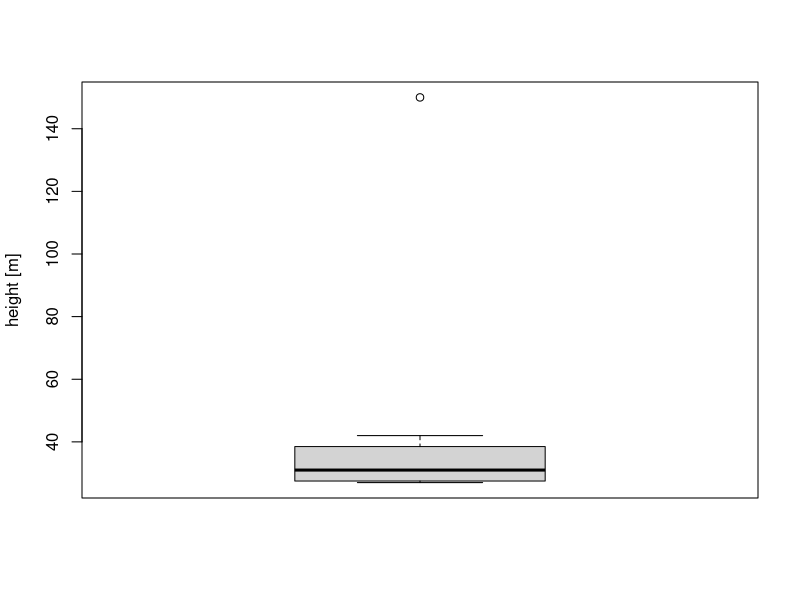
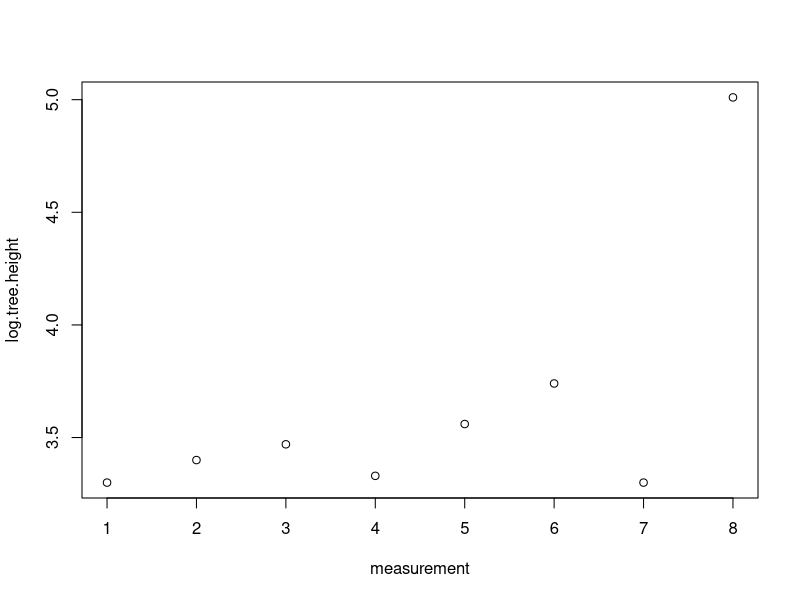
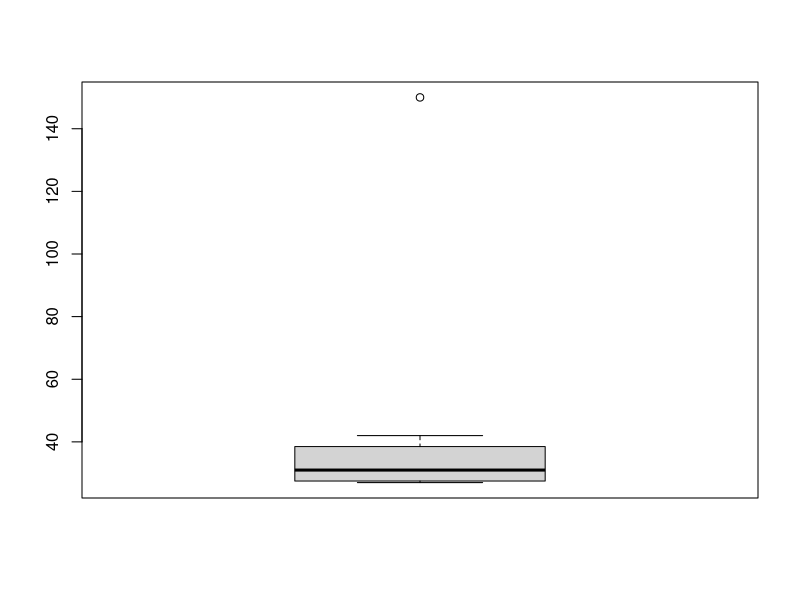
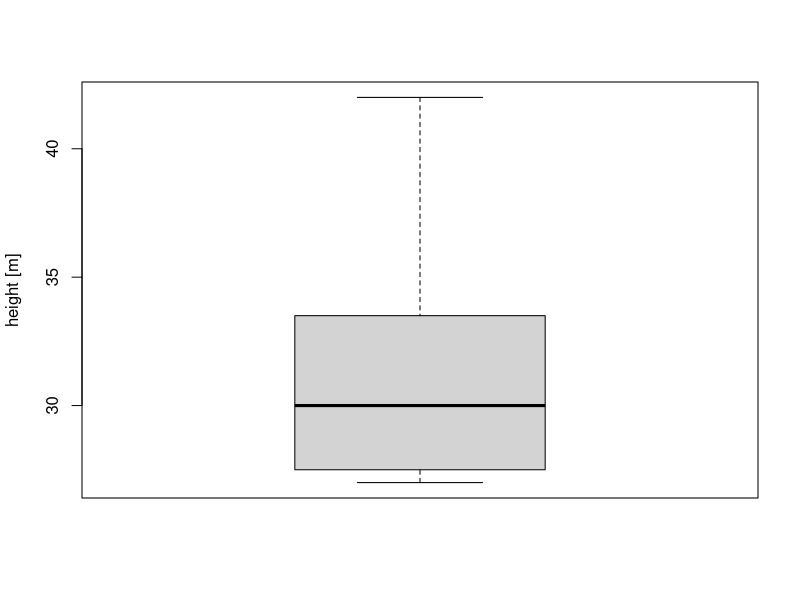
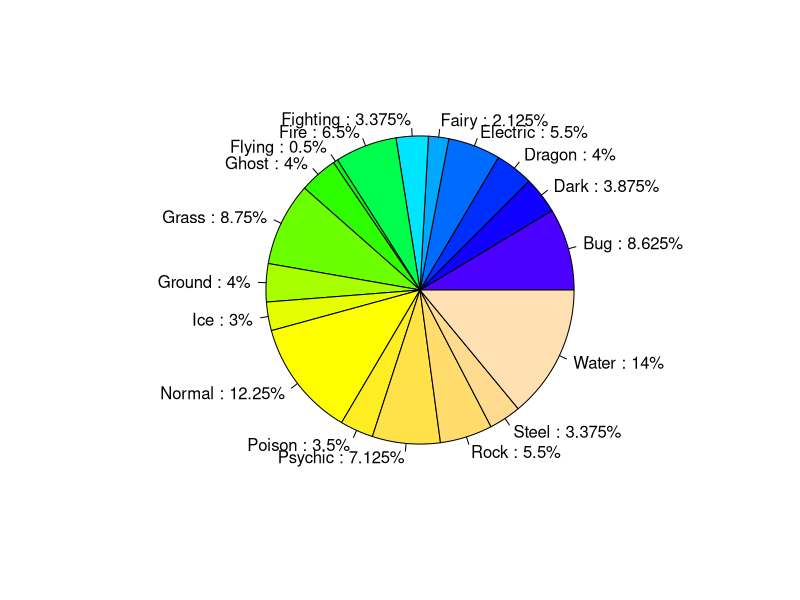
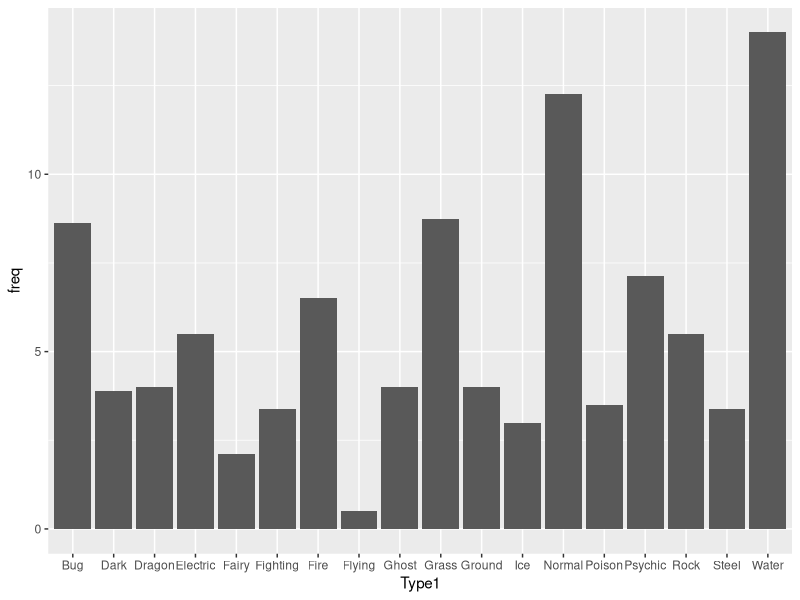
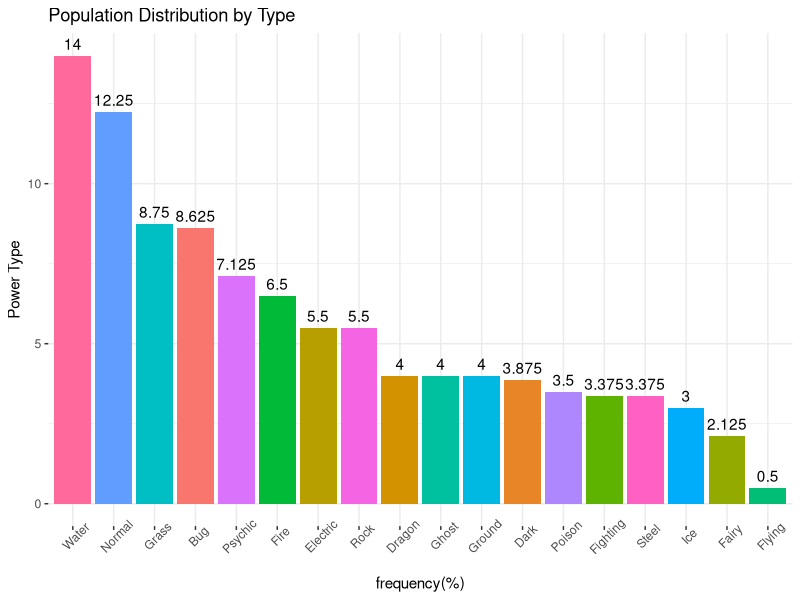
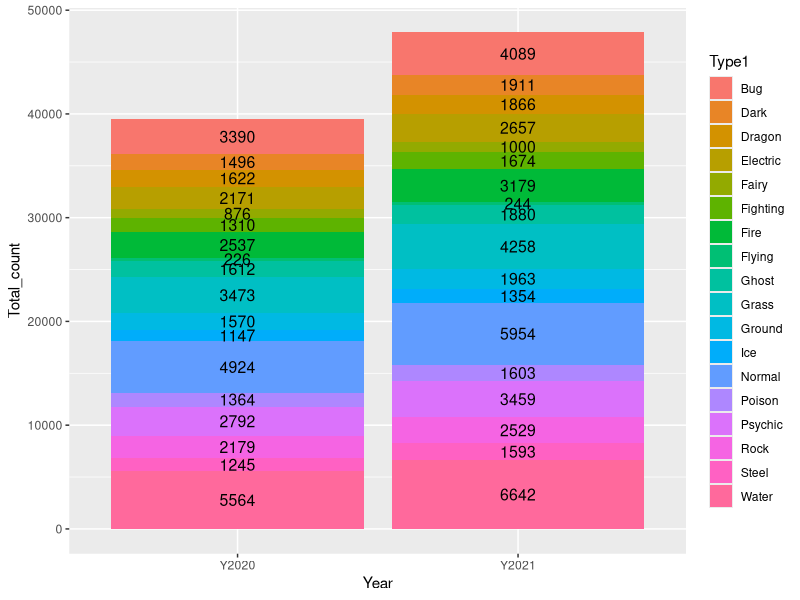

Recreate these plots in R, in order.
#Setup---
# https://librarysearch.stir.ac.uk/discovery/fulldisplay?docid=alma991004705879706861&context=L&vid=44UST_INST:VU1&lang=en&search_scope=ALMA_NO_JOURNALS&adaptor=Local%20Search%20Engine&tab=LibraryCatalog&query=any,contains,r%20ecology&offset=0
# file:///C:/Users/tmaso/OneDrive/Msc%20Environmental%20Management/R/Lakicevic2020_Book_IntroductionToRForTerrestrialE.pdf

library(tidyr)
library(dplyr)
library(ggplot2)
library(reshape)

#Creating vectors----
id<-1:12
species<-paste("Species", 1:12)
size<-c(50,25,30,45,2,70,22,20,10,45,22,56)
altitude<-c(rep("0-500",2), rep("501-1000",3), rep("1001-1500",5), rep("0-500",2))
protection<-c(rep(T, each=5), rep(F, each=7))

# create DF----
df<-data.frame(id, species, size, altitude, protection)
df
View(df)

# subsetting data (and making a separate DF)----
df_subset<-subset(df,size>=50)
View(df_subset)

# multiple criteria subset
subset(df, size>10 &(altitude=="0-500"|altitude=="501-1000")&protection==T)

#removing elements from a dataframe
  #remove a row
df[-12,] # removes 12th row
df[-c(1:7,10),] #removes 1 to 7 and 10

#remove cols based on name
subset(df,select = -c(altitude,protection))

#remove cols and rows at the same time
df[-(2:9),-c(1,3)] #removes rows 2 to 9 and rows 1 and 3df
# to keep only cols 1 and 3, just remove the "-" before "c"

#Adding elements to a data frame----
# This will add the year 2018, 2019 repeated 6x
year<-c(rep(2018:2019,6))

#append to the DF
cbind(df,year) #or
data.frame(df,year)

#Merge DF's----

# COLUMNS
  #create new df to merge 
df.category<-data.frame(id=1:12,category=c("a","b","c"))
df.category
  # merge
merge(df,df.category,by="id")

# ROWS
df.row<-apply(df,2,min) #this row contains the lowest value in each column
df.row
#this creates 1 row, it can be added using rbind
rbind(df,df.row)

# or as a list, create the list
row.list<-list(15,"species 8",28,"501-1000",T)
row.list
#bind it
rbind(df[1:3,],row.list) #this binds it with only entries 1,3 for example

# OPERATIONS----

#cut function
size.group<-cut(df$size,breaks=3,
                labels = c("small","medium","large"))
size.group
cbind(df,size.group)
# in this example R auto-defines small, med and large
  # but we can define our own thresholds
size.group2<-cut(df$size,breaks=c(0,30,100), #2 groups are make <=30 and bwteen 30-100.
                 labels=c("regular","remarkable"))
size.group2
cbind(df,size.group2)

#Manipulating the dataframe----

  #find max population size for protected species
protected<-subset(df,protection==T)
max(protected$size)
protected

  #count species with protected status
length(which(df$protection==T))
    # and in a specific range
length(which(df$protection==T & df$altitude=="0-500"))

  #max pop size in each range
df3<-aggregate(df$size,by=list(altitude),FUN=max)
df3
   #name the columns
names(df3)<-c("altitude","max pop size")
   #reorder the data
df3[order(df3$`max pop size`),]

#calculate avg pop size by protection status
df4<-aggregate(df$size,by=list(protection),FUN=mean)
names(df4)<-c("protection","avg pop size")
df4

#MISSING DATA----
  # for demo, replace pop sizes of 45 with NA
df$size[df$size==45]<-NA
df.na<-df
df.na

# NA data means tha certain sums will not work, for example
sum(df$size)
# NA values need to be replaced
sum(df$size,na.rm=T)
  # na remove sums up all the values excluding NA

# in order to list all rows with NA (missing data)
df[!complete.cases(df),]

#Replacing missing values----
#Creating a vector with complete cases
size.complete<-df$size[complete.cases(df$size)]
size.complete
#Finding a mode value for complete cases
size.complete<-factor(size.complete)
mode<-rev(sort(summary(size.complete)))
mode<-mode[1]
mode
#Filling missing elements with the mode value
df$size[!complete.cases(df$size)]<-22
df$size
df # NA's have been placed with 22

#Finding the median value of complete cases
median<-median(df$size, na.rm=T)
median
#Filling missing elements with the median value
df$size[!complete.cases(df$size)]<-median
df$size
df # NA's have been placed with 22

# "Safe" NA threshold----
  #There is a conventional threshold regarding the number 
  #of missing values in a row or column that should be taken 
  #into account. If we have large datasets, a threshold of 5% 
  #missing values is considered “safe.” 
  #For cases in which there are more than 5% missing values, 
  #it is recommended to discard that column or row from the data

#Checking percentage of missing elements in a column
per.missing<-function(x){sum(is.na(x))/length(x)*100}
apply(df.na, 2, per.missing)
# we have 16% data NA. This a big issue because this is a small dataset

#Checking percentage of missing elements in a row
miss.rows<-apply(df.na, 1, per.missing)
cbind(id, miss.rows)
  # shows that 20% of elements have missing data in THE ROW
   # 1 column out of 5


#OUTLIER DATA----
# transforming outliers----

#Measured height of poplar trees [meters]
tree.height.meters<-c(27,30,32,28,35,42,27,150)
  # here we have outlier data of 150
boxplot(tree.height.meters, ylab = "height [m]")
  # if we think the outlier is invalid we can just remove it, but if it valid
  # we can log-transform the data
#Transforming values using log funtion
log.tree.height<-log(tree.height.meters)
log.tree.height<-round(log.tree.height,2)
log.tree.height
#Plotting transformed values
plot(log.tree.height, xlab="measurement")

# We can ise this ^ to compare the inital and logtransformed data to show the effect
#Creating a matrix (initial and transformed values)
it<-matrix(c(tree.height.meters,log.tree.height), ncol=2, byrow=F)
colnames(it)<-c("initial", "transformed")
it
#Defining multiple functions
multi.fun <- function(x) {c(mean = mean(x),
            median = median(x), sd = sd(x))}
#Apply multiple functions
apply(it,2, multi.fun)

# removing outliers----
initial<-tree.height.meters # first, rename the dataset in question
rm.out<-initial[!initial%in%boxplot(initial)$out]
rm.out
# now the boxplot is reasonable
boxplot(rm.out, ylab="height [m]")
# with SUMMARY i can pull descriptive data
summary(rm.out)

# BASIC ECOLOGICAL ANALYSIS----
getwd()
list.files()
pdata<-read.csv("pdtest.csv")
pdata$Type1<-pdata$Type.1
pdata<-select(pdata,-Type.1)
View(pdata)
dim(pdata)
str(pdata)
unique(pdata$`Type1`)

# create a new DF subset for all Fire Types
fire<-subset(pdata,`Type1`=="Fire")
View(fire)

# back to pdata, make Type 1 a factor
pdata$`Type1`<-factor(pdata$`Type1`)
summary(pdata$`Type1`) # see totals per Type1

#calculate biological spectrum
biospec<-prop.table(summary(pdata$'Type1'))*100
biospec# results are as a %
biospec[rev(order(biospec))] # this orders HI-LOW
# transform the results into a matrix!
biospec<-as.matrix(biospec)
labels<-paste(c(rownames(biospec)),":",
              biospec[,1])
labels<-paste(labels,"%",sep="")
#pie
pie(biospec,labels=labels,col=topo.colors(18))
typechart<-pdata %>% 
  count(Type1) %>% 
  mutate(freq=n/sum(n)*100) %>% 
  arrange(desc(freq))
# DPLYR CAN ALSO WORK OUR PROPORTION WITHOUT SUBSETTING----
pdata %>%
  group_by(Type1)%>%
  summarize(n=n())%>%
  mutate(freq=n/sum(n)*100)
# or BETTER BECAUSE DECIMALS ARE EQUAL!!!

View(typechart)
# Then chart
ggplot(typechart,aes(Type1,freq))+
  geom_col()
# order and formatting
ggplot(typechart,aes(reorder(Type1,-freq,sum),freq,fill=Type1))+
  geom_col()+
  geom_text(aes(label=freq),vjust=-0.5)+
  labs(x="frequency(%)",
       y = "Power Type",
       title = "Population Distribution by Type")+
  theme(legend.position = "none",
        axis.text.x = element_text(angle=45),
        panel.background = element_blank(),
        panel.grid = element_line(colour="grey92"))

#YOY proportional changes----
  # expand the data set with count data for 2 years
pdata2<-pdata
dim(pdata2)
pdata2$Y2020<-rnorm(800,50,10)
pdata2$Y2020<-round(pdata2$Y2020,0)
pdata2$Y2021<-rnorm(800,60,10)
pdata2$Y2021<-round(pdata2$Y2021,0)

# now mark the changes using MUTATE + IFELSE
pdata3<-pdata2 %>% 
  mutate(change = ifelse(pdata2$Y2020==pdata2$Y2021,"no change",
                         ifelse(pdata2$Y2020<pdata2$Y2021,"increase",
                                "decrease")))
View(pdata3)

# count the types of change
pdata3 %>% count(change)
# stacked bar to compare YOY
#To graphically present the number of species in 2014 and 2019, we create two different plots: 
#stacked and grouped bar. When defining values to be placed on the x and y axes, we need to have 
#unique values, so we cannot specify two different columns to be printed on the y axis. Therefore, we 
#need to make some adjustments to the data frame df before printing the results. In fact, we need to 
#create a new data frame with one column showing the number of individuals in which the first half of 
#rows show the number of individuals in 2014 and then the second half the number in 2019. This transformation is easily done with the function “melt” from the package “reshape”:

#!! DPLYR gather and spread can be used----
pdatagather<-pdata2 %>% 
  gather(key="Year",value="Sightings",3:4)

# summary stats (individual pokemon too many data)
pdsum<-pdatagather %>% 
  group_by(Type1,Year) %>% 
  summarize(Total_count = sum(Sightings))
#chart
pdsum %>% 
  ggplot(aes(Year,Total_count,fill=Type1))+
  geom_bar(stat = "identity")+
  geom_text(aes(label=Total_count),size=4,
            position=position_stack(vjust=0.5))
  
# now to show the % share of each Type per year
pdsum<-pdsum %>% 
group_by(Year) %>% 
  mutate(percent = Total_count/sum(Total_count)*100)
pdsum$percent<-round(pdsum$percent,2)
# chart
pdsum %>% 
  ggplot(aes(Year,percent,fill=Type1))+
  geom_bar(stat = "identity")+
  geom_text(aes(label=percent),size=4,
            position=position_stack(vjust=0.5))

# data can be shown as a grouped bar----
pdsum %>% 
  ggplot(aes(Type1,Total_count,fill=Year))+
  geom_bar(stat="identity",position="dodge")+
  geom_text(aes(label=Total_count),
            position=position_dodge(width=0.9),vjust=-0.5,size=3)+
  scale_y_continuous(expand = expansion(mult = c(0, .1))) # REMOVE CHART GAP!----
  # and the percentage
pdsum %>% 
  ggplot(aes(reorder(Type1,-percent,sum),percent,fill=Year))+ #ordered by hi-low-2021
  geom_bar(stat="identity",position="dodge")+
  geom_text(aes(label=percent),
            position=position_dodge(width=0.9),vjust=-0.5,size=3)+
  scale_y_continuous(expand = expansion(mult = c(0, .1)))+
  labs(x="Type",y="Percentage of all types in given year")

#facet wrapping----
  # split by species YOY
pdsum %>% 
  ggplot(aes(Year,percent,fill=Year))+
  geom_bar(stat="identity")+
  facet_wrap(~Type1)

# split by year species
pdsum %>%
  ggplot(aes(Type1,percent,fill=Type1))+
  geom_bar(stat="identity")+
  facet_wrap(~Year)

# that is a bit crowded, we can subset in the ggplot to make it nicer
ggplot(subset(pdsum,Type1 %in% c("Dark","Dragon","Ghost","Poison","Psychic")),aes(Type1,percent,fill=Type1))+
  geom_bar(stat="identity")+
  facet_wrap(~Year)
